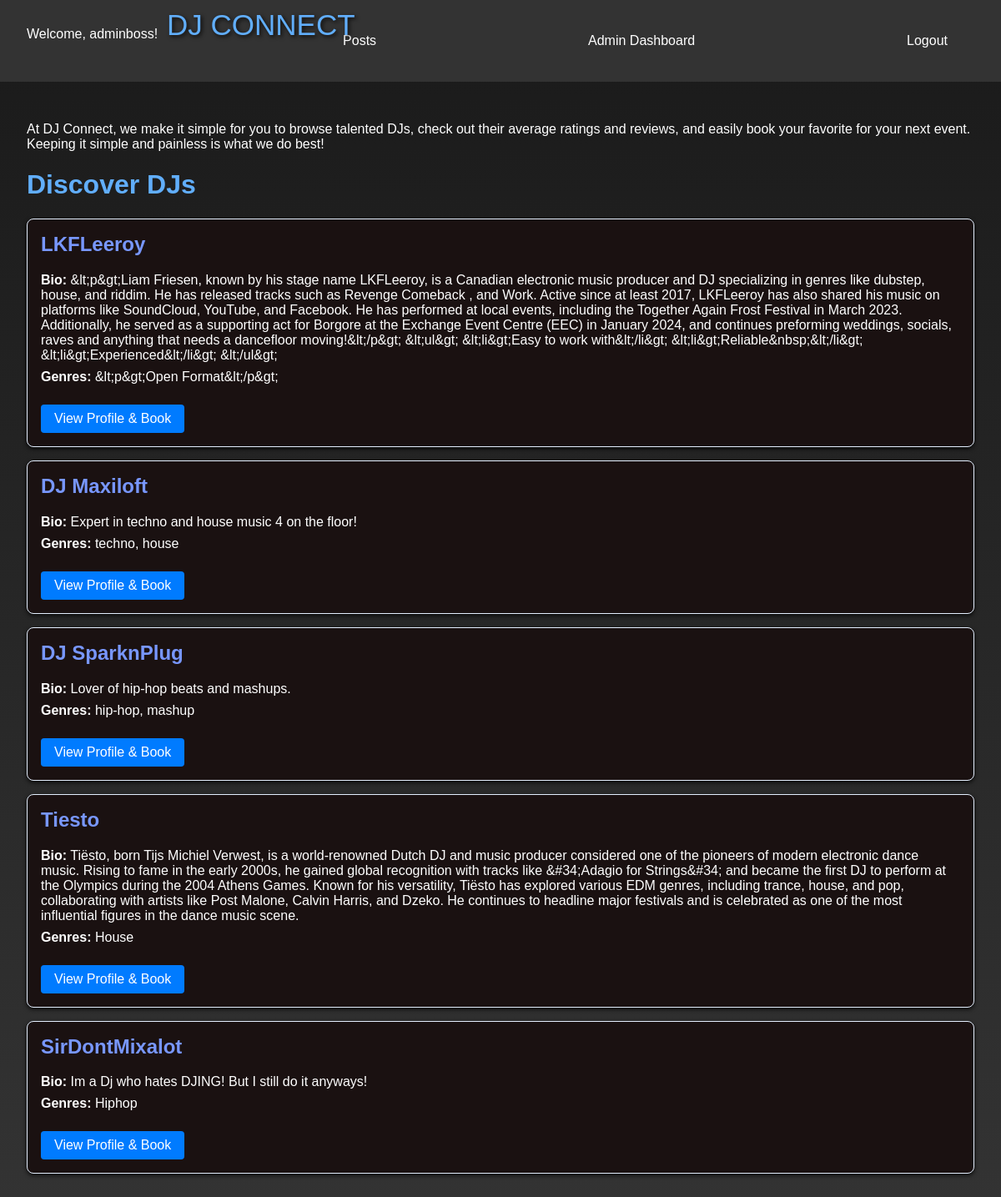
The page /frontend/index.php (signed in) on the database its author committed.
### tables this page shows
CREATE TABLE `users` (
  `id` int(11) NOT NULL,
  `username` varchar(100) NOT NULL,
  `password` varchar(255) NOT NULL,
  `role` enum('admin','dj','client') DEFAULT 'client',
  `bio` text DEFAULT NULL,
  `genres` varchar(255) DEFAULT NULL,
  `availability` longtext DEFAULT NULL CHECK (json_valid(`availability`)),
  `created_at` timestamp NOT NULL DEFAULT current_timestamp()
);

### frontend/index.php (the view, shortened to what this page needs)
<?php
require('../backend/connect.php');
$query = "SELECT id, username, bio, genres FROM users WHERE role = 'dj'";
$stmt = $db->prepare($query);
$stmt->execute();
$djs = $stmt->fetchAll();
?>
<!DOCTYPE html>
<html lang="en">
<head>
    <link rel="stylesheet" href="../styles/main.css">
</head>
<body>
    <div id="dj_connect_logo">DJ CONNECT</div>
    <header>
        <div class="navbar">
            <span>Welcome, <?= htmlspecialchars($_SESSION['username']); ?>!</span>
            <a href="posts.php">Posts</a>
            <?php if ($_SESSION['role'] === 'admin'): ?>
                <a href="admin_dashboard.php">Admin Dashboard</a>
            <?php endif; ?>
            <a href="../backend/logout.php">Logout</a>
        </div>
    </header>
    <main>
        <p>
            At DJ Connect, we make it simple for you to browse talented DJs, check out their average ratings and reviews,
            and easily book your favorite for your next event. Keeping it simple and painless is what we do best!
        </p>
        <h1>Discover DJs</h1>
        <?php if (!empty($djs)): ?>
            <?php foreach ($djs as $dj): ?>
                <div class="dj-card">
                    <h2><?= htmlspecialchars($dj['username']); ?></h2>
                    <p><strong>Bio:</strong> <?= htmlspecialchars($dj['bio']); ?></p>
                    <p><strong>Genres:</strong> <?= htmlspecialchars($dj['genres']); ?></p>
                    <a href="dj_profile.php?id=<?= $dj['id']; ?>">View Profile & Book</a>
                </div>
            <?php endforeach; ?>
        <?php else: ?>
            <p>No DJs available at the moment. Check back later!</p>
        <?php endif; ?>
    </main>
</body>
</html>

### styles/main.css (style rules this page uses)
body { font-family: Arial, sans-serif; background: linear-gradient(to bottom, #1a1a1a, #333); color: #fff; margin: 0; padding: 0; }
header { background-color: #333; color: white; padding: 1rem; text-align: center; }
header .navbar { display: flex; justify-content: space-between; }
header .navbar a { color: white; text-decoration: none; padding: 0.5rem 1rem; }
main { padding: 2rem; }
h1, h2 { color: #61aefb; }
.dj-card { background-color: rgb(26, 17, 17); border: 1px solid #e4effe; border-radius: 8px; padding: 1rem; margin-bottom: 1rem; box-shadow: 0 2px 5px rgba(0, 0, 0, 0.799); }
.dj-card h2 { margin-top: 0; color: #7897ff; }
.dj-card p { margin: 0.5rem 0; }
.dj-card a { display: inline-block; margin-top: 1rem; padding: 0.5rem 1rem; background-color: #007bff; color: white; text-decoration: none; border-radius: 4px; }
#dj_connect_logo { position: absolute !important; top: 10px !important; left: 200px !important; font-size: 35px !important; color: #61aefb !important; text-shadow: 2px 2px 5px rgba(0, 0.9, 0, 0.8) !important; font-family: 'Arial', sans-serif !important; text-transform: uppercase !important; z-index: 1000 !important; }
.navbar { background-color: #333; display: flex; justify-content: space-around; padding: 1rem; }
.navbar a { color: white; text-decoration: none; padding: 0.5rem 1rem; transition: all 0.3s ease; }
header { background-color: #333; padding: 1rem; text-align: center; }
header .navbar a { color: white; text-decoration: none; margin: 0 1rem; }

### rows shown on the page
users: username "LKFLeeroy", bio "&lt;p&gt;Liam Friesen, known by his stage name LKFLeeroy, is a Canadian electronic music producer and DJ specializing in genres like dubstep, house, and riddim. He has released tracks such as Revenge Comeback , and Work. Active since at least 2017, LKFLeeroy has also shared his music on platforms like SoundCloud, YouTube, and Facebook. He has performed at local events, including the Together Again Frost Festival in March 2023. Additionally, he served as a supporting act for Borgore at the Exchange Event Centre (EEC) in January 2024, and continues preforming weddings, socials, raves and anything that needs a dancefloor moving!&lt;/p&gt; &lt;ul&gt; &lt;li&gt;Easy to work with&lt;/li&gt;…", genres "&lt;p&gt;Open Format&lt;/p&gt;"
users: username "DJ Maxiloft", bio "Expert in techno and house music 4 on the floor!", genres "techno, house"
users: username "DJ SparknPlug", bio "Lover of hip-hop beats and mashups.", genres "hip-hop, mashup"
users: username "Tiesto", bio "Tiësto, born Tijs Michiel Verwest, is a world-renowned Dutch DJ and music producer considered one of the pioneers of modern electronic dance music. Rising to fame in the early 2000s, he gained global recognition with tracks like &#34;Adagio for Strings&#34; and became the first DJ to perform at the Olympics during the 2004 Athens Games. Known for his versatility, Tiësto has explored various EDM genres, including trance, house, and pop, collaborating with artists like Post Malone, Calvin Harris, and Dzeko. He continues to headline major festivals and is celebrated as one of the most influential figures in the dance music scene.", genres "House"
users: username "SirDontMixalot", bio "Im a Dj who hates DJING! But I still do it anyways!", genres "Hiphop"

### other values the page prints
$_SESSION['username'] "adminboss"
